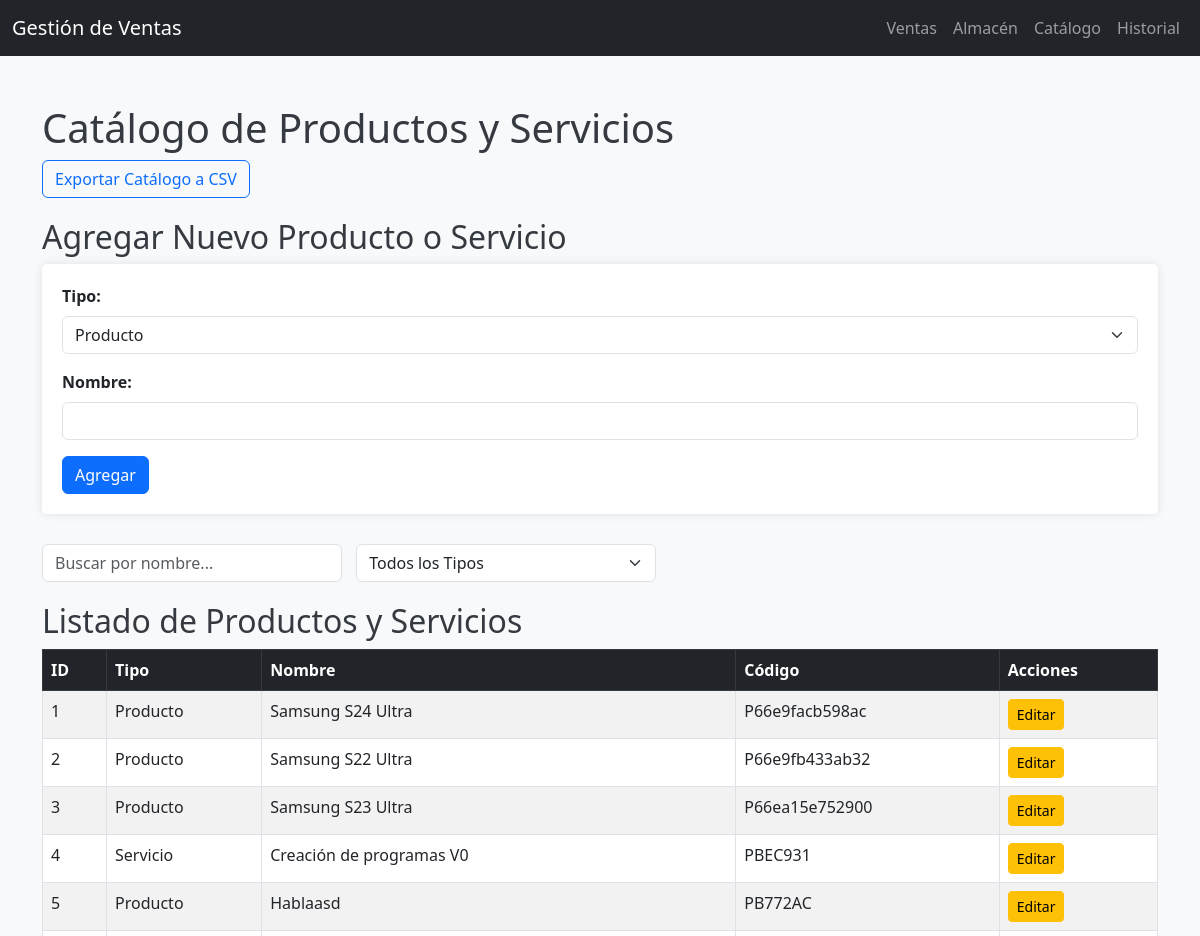
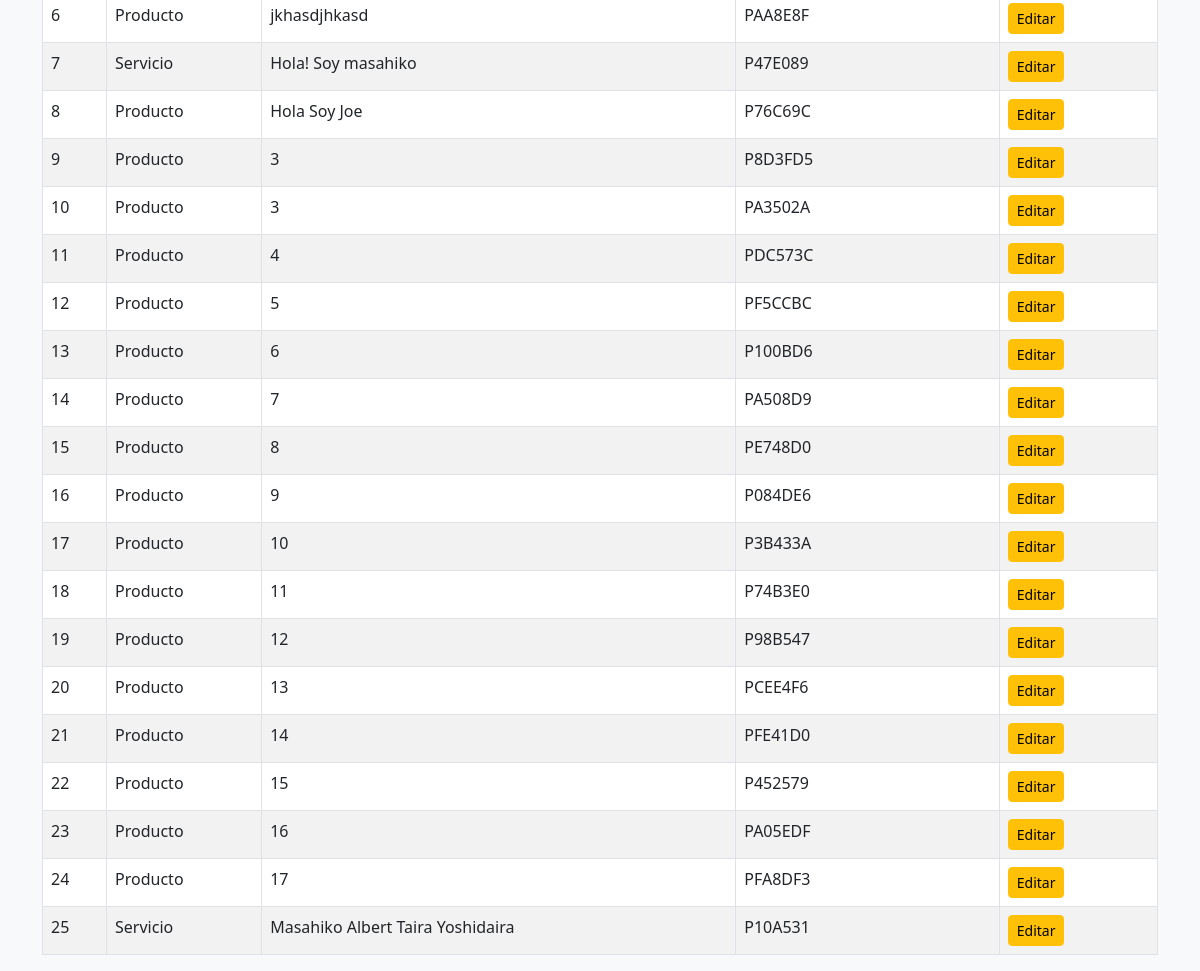
/catalogo.php, run on the app's committed database (2 pictures, top to bottom).
### tables this page shows
CREATE TABLE `productos` (
  `id` int NOT NULL AUTO_INCREMENT,
  `tipo` enum('Producto','Servicio') NOT NULL,
  `nombre` varchar(255) NOT NULL,
  `codigo` varchar(100) NOT NULL,
  `precio` decimal(10,2) NOT NULL DEFAULT '0.00',
  `stock` int NOT NULL DEFAULT '0',
  PRIMARY KEY (`id`),
  UNIQUE KEY `codigo` (`codigo`)
);

### catalogo.php (the view, shortened to what this page needs)
<?php
require 'db.php';
$sql = "SELECT id, tipo, nombre, codigo FROM productos";
$result = $conn->query($sql);
?>
<!DOCTYPE html>
<html lang="es">
<head>
    <link href="./css/bootstrap.min.css" rel="stylesheet">
</head>
<body>
    <nav class="navbar navbar-expand-lg navbar-dark bg-dark">
        <div class="container-fluid">
            <a class="navbar-brand" href="index.php">Gestión de Ventas</a>
            <div class="collapse navbar-collapse" id="navbarNav">
                <ul class="navbar-nav ms-auto">
                    <li class="nav-item"><a class="nav-link" href="ventas.php">Ventas</a></li>
                    <li class="nav-item"><a class="nav-link" href="almacen.php">Almacén</a></li>
                    <li class="nav-item"><a class="nav-link" href="catalogo.php">Catálogo</a></li>
                    <li class="nav-item"><a class="nav-link" href="historial.php">Historial</a></li>
                </ul>
            </div>
        </div>
    </nav>
    <div class="container mt-5">
        <div class="clearfix">
            <h1>Catálogo de Productos y Servicios</h1>
            <a href="export.php?type=catalogo" class="btn btn-outline-primary export-button">Exportar Catálogo a CSV</a>
        </div>
        <h2>Agregar Nuevo Producto o Servicio</h2>
        <form action="catalogo.php" method="POST">
            <div class="mb-3">
                <label for="tipo" class="form-label">Tipo:</label>
                <select id="tipo" name="tipo" class="form-select" required>
                    <option value="Producto">Producto</option>
                </select>
            </div>
            <div class="mb-3">
                <label for="nombre" class="form-label">Nombre:</label>
                <input type="text" id="nombre" name="nombre" class="form-control" required>
            </div>
            <button type="submit" name="agregar" class="btn btn-primary">Agregar</button>
        </form>
        <div class="filter-container">
            <input type="text" id="searchInput" class="form-control" placeholder="Buscar por nombre...">
            <select id="filterTipo" class="form-select">
                <option value="">Todos los Tipos</option>
            </select>
        </div>
        <h2>Listado de Productos y Servicios</h2>
        <table class="table table-striped table-bordered" id="productosTable">
            <thead class="table-dark">
                <tr>
                    <th>ID</th>
                    <th>Tipo</th>
                    <th>Nombre</th>
                    <th>Código</th>
                    <th>Acciones</th>
                </tr>
            </thead>
            <tbody>
                <?php if ($result->num_rows > 0): ?>
                    <?php while($row = $result->fetch_assoc()): ?>
                        <tr>
                            <td><?php echo htmlspecialchars($row['id'] ?? ''); ?></td>
                            <td><?php echo htmlspecialchars($row['tipo'] ?? ''); ?></td>
                            <td><?php echo htmlspecialchars($row['nombre'] ?? ''); ?></td>
                            <td><?php echo htmlspecialchars($row['codigo'] ?? ''); ?></td>
                            <td class="actions">
                                <button type="button" class="btn btn-warning btn-sm" data-bs-toggle="modal" data-bs-target="#editModal<?php echo htmlspecialchars($row['id']); ?>">
                                    Editar
                                </button>
                            </td>
                        </tr>
                    <?php endwhile; ?>
                <?php else: ?>
                    <tr>
                        <td colspan="5" class="text-center">No hay productos o servicios registrados.</td>
                    </tr>
                <?php endif; ?>
            </tbody>
        </table>
    </div>
</body>
</html>

### catalogo.php (style rules this page uses)
body { background-color: #f8f9fa; }
h1, h2 { color: #343a40; }
form { background-color: #ffffff; padding: 20px; border-radius: 5px; box-shadow: 0 0 10px rgba(0, 0, 0, 0.1); margin-bottom: 30px; }
label { font-weight: bold; }
.actions button { margin-right: 5px; }
table { background-color: #ffffff; }
.export-button { margin-bottom: 20px; }
.filter-container { margin-bottom: 20px; }
.filter-container .form-control, .filter-container .form-select { max-width: 300px; display: inline-block; margin-right: 10px; }

### data on the page
productos: id "1", tipo "Producto", nombre "Samsung S24 Ultra", codigo "P66e9facb598ac"
productos: id "2", tipo "Producto", nombre "Samsung S22 Ultra", codigo "P66e9fb433ab32"
productos: id "3", tipo "Producto", nombre "Samsung S23 Ultra", codigo "P66ea15e752900"
productos: id "4", tipo "Servicio", nombre "Creación de programas V0", codigo "PBEC931"
productos: id "5", tipo "Producto", nombre "Hablaasd", codigo "PB772AC"
productos: id "6", tipo "Producto", nombre "jkhasdjhkasd", codigo "PAA8E8F"
productos: id "7", tipo "Servicio", nombre "Hola! Soy masahiko", codigo "P47E089"
productos: id "8", tipo "Producto", nombre "Hola Soy Joe", codigo "P76C69C"
productos: id "9", tipo "Producto", nombre "3", codigo "P8D3FD5"
productos: id "10", tipo "Producto", nombre "3", codigo "PA3502A"
productos: id "11", tipo "Producto", nombre "4", codigo "PDC573C"
productos: id "12", tipo "Producto", nombre "5", codigo "PF5CCBC"
productos: id "13", tipo "Producto", nombre "6", codigo "P100BD6"
productos: id "14", tipo "Producto", nombre "7", codigo "PA508D9"
productos: id "15", tipo "Producto", nombre "8", codigo "PE748D0"
productos: id "16", tipo "Producto", nombre "9", codigo "P084DE6"
productos: id "17", tipo "Producto", nombre "10", codigo "P3B433A"
productos: id "18", tipo "Producto", nombre "11", codigo "P74B3E0"
productos: id "19", tipo "Producto", nombre "12", codigo "P98B547"
productos: id "20", tipo "Producto", nombre "13", codigo "PCEE4F6"
productos: id "21", tipo "Producto", nombre "14", codigo "PFE41D0"
productos: id "22", tipo "Producto", nombre "15", codigo "P452579"
productos: id "23", tipo "Producto", nombre "16", codigo "PA05EDF"
productos: id "24", tipo "Producto", nombre "17", codigo "PFA8DF3"
productos: id "25", tipo "Servicio", nombre "Masahiko Albert Taira Yoshidaira", codigo "P10A531"
